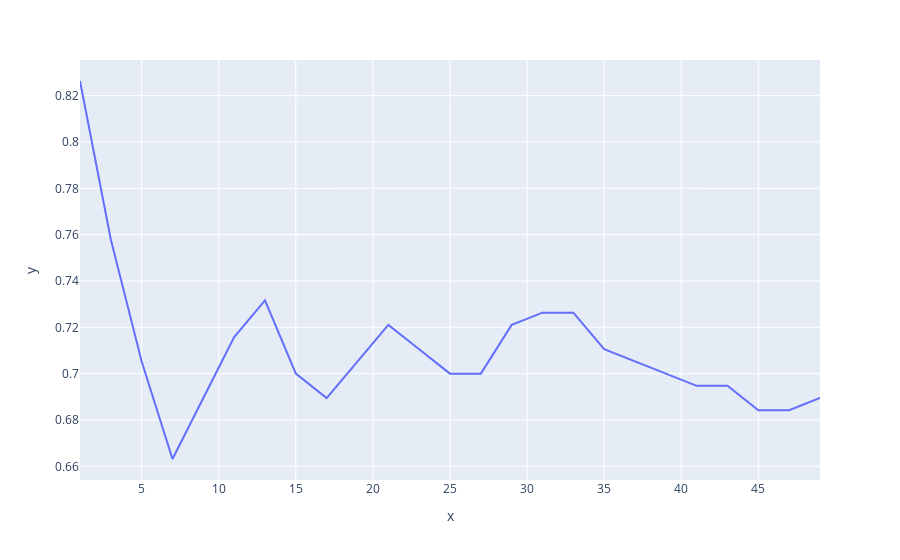

Notebook code cell kept with this figure:
### Code cell
px.line(x=k_values, y=accuracy_values)

### Figure 1 — Plotly figure (JSON) as saved in the notebook; plotly's stock layout.template omitted (floating-point values rounded to 4 significant figures)
{"data": [{"hovertemplate": "x=%{x}<br>y=%{y}<extra></extra>", "legendgroup": "", "line": {"color": "#636efa", "dash": "solid"}, "marker": {"symbol": "circle"}, "mode": "lines", "name": "", "orientation": "v", "showlegend": false, "type": "scatter", "x": [1, 3, 5, 7, 9, 11, 13, 15, 17, 19, 21, 23, 25, 27, 29, 31, 33, 35, 37, 39, 41, 43, 45, 47, 49], "xaxis": "x", "y": [0.8263, 0.7579, 0.7053, 0.6632, 0.6895, 0.7158, 0.7316, 0.7, 0.6895, 0.7053, 0.7211, 0.7105, 0.7, 0.7, 0.7211, 0.7263, 0.7263, 0.7105, 0.7053, 0.7, 0.6947, 0.6947, 0.6842, 0.6842, 0.6895], "yaxis": "y"}], "layout": {"legend": {"tracegroupgap": 0}, "margin": {"t": 60}, "xaxis": {"anchor": "y", "domain": [0, 1], "title": {"text": "x"}}, "yaxis": {"anchor": "x", "domain": [0, 1], "title": {"text": "y"}}}}
